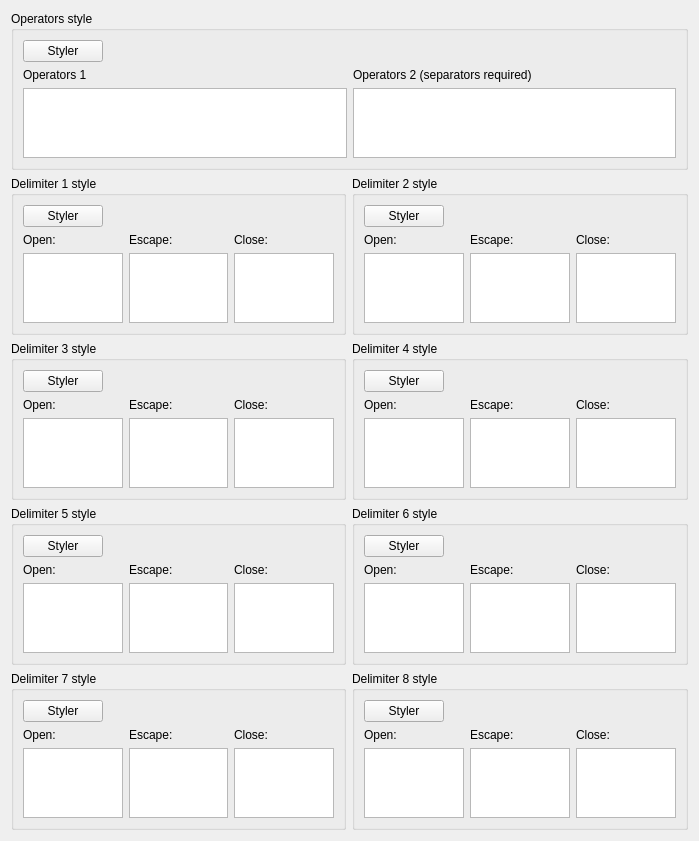
<?xml version="1.0" encoding="UTF-8"?>
<ui version="4.0">
 <class>SymbolStyleDlg</class>
 <widget class="QWidget" name="SymbolStyleDlg">
  <property name="geometry"><rect><x>0</x><y>0</y><width>699</width><height>674</height></rect></property>
  <layout class="QVBoxLayout" name="layout1">
   <item>
    <widget class="QGroupBox" name="operatorDescgroupStatic">
     <property name="nppId" stdset="0"><number>24101</number></property>
     <property name="title"><string>Operators style</string></property>
     <layout class="QVBoxLayout" name="layout2">
      <item>
       <layout class="QHBoxLayout" name="layout3">
        <item>
         <widget class="QPushButton" name="operatorStyler">
          <property name="nppId" stdset="0"><number>24113</number></property>
          <property name="text"><string>Styler</string></property>
          <property name="autoDefault"><bool>false</bool></property>
         </widget>
        </item>
        <item>
         <spacer name="spacer4">
          <property name="orientation"><enum>Qt::Horizontal</enum></property>
          <property name="sizeType"><enum>QSizePolicy::Expanding</enum></property>
          <property name="sizeHint" stdset="0"><size><width>0</width><height>0</height></size></property>
         </spacer>
        </item>
       </layout>
      </item>
      <item>
       <layout class="QGridLayout" name="layout5">
        <item row="0" column="0">
         <widget class="QLabel" name="operator1Static">
          <property name="nppId" stdset="0"><number>24116</number></property>
          <property name="text"><string>Operators 1</string></property>
         </widget>
        </item>
        <item row="0" column="1">
         <widget class="QLabel" name="operator2Static">
          <property name="nppId" stdset="0"><number>24117</number></property>
          <property name="text"><string>Operators 2 (separators required)</string></property>
         </widget>
        </item>
        <item row="1" column="0">
         <widget class="QPlainTextEdit" name="operator1Edit">
          <property name="nppId" stdset="0"><number>24114</number></property>
          <property name="tabChangesFocus"><bool>true</bool></property>
         </widget>
        </item>
        <item row="1" column="1">
         <widget class="QPlainTextEdit" name="operator2Edit">
          <property name="nppId" stdset="0"><number>24115</number></property>
          <property name="tabChangesFocus"><bool>true</bool></property>
         </widget>
        </item>
       </layout>
      </item>
     </layout>
    </widget>
   </item>
   <item>
    <layout class="QGridLayout" name="layout6">
     <item row="0" column="0">
      <widget class="QGroupBox" name="delimiter1DescgroupStatic">
       <property name="nppId" stdset="0"><number>24201</number></property>
       <property name="title"><string>Delimiter 1 style</string></property>
       <layout class="QVBoxLayout" name="layout7">
        <item>
         <layout class="QHBoxLayout" name="layout8">
          <item>
           <widget class="QPushButton" name="delimiter1Styler">
            <property name="nppId" stdset="0"><number>24223</number></property>
            <property name="text"><string>Styler</string></property>
            <property name="autoDefault"><bool>false</bool></property>
           </widget>
          </item>
          <item>
           <spacer name="spacer9">
            <property name="orientation"><enum>Qt::Horizontal</enum></property>
            <property name="sizeType"><enum>QSizePolicy::Expanding</enum></property>
            <property name="sizeHint" stdset="0"><size><width>0</width><height>0</height></size></property>
           </spacer>
          </item>
         </layout>
        </item>
        <item>
         <layout class="QGridLayout" name="layout10">
          <item row="0" column="0">
           <widget class="QLabel" name="delimiter1BoundaryopenStatic">
            <property name="nppId" stdset="0"><number>24220</number></property>
            <property name="text"><string>Open:</string></property>
           </widget>
          </item>
          <item row="0" column="1">
           <widget class="QLabel" name="delimiter1EscapeStatic">
            <property name="nppId" stdset="0"><number>24221</number></property>
            <property name="text"><string>Escape:</string></property>
           </widget>
          </item>
          <item row="0" column="2">
           <widget class="QLabel" name="delimiter1BoundarycloseStatic">
            <property name="nppId" stdset="0"><number>24222</number></property>
            <property name="text"><string>Close:</string></property>
           </widget>
          </item>
          <item row="1" column="0">
           <widget class="QPlainTextEdit" name="delimiter1BoundaryopenEdit">
            <property name="nppId" stdset="0"><number>24217</number></property>
            <property name="tabChangesFocus"><bool>true</bool></property>
           </widget>
          </item>
          <item row="1" column="1">
           <widget class="QPlainTextEdit" name="delimiter1EscapeEdit">
            <property name="nppId" stdset="0"><number>24218</number></property>
            <property name="tabChangesFocus"><bool>true</bool></property>
           </widget>
          </item>
          <item row="1" column="2">
           <widget class="QPlainTextEdit" name="delimiter1BoundarycloseEdit">
            <property name="nppId" stdset="0"><number>24219</number></property>
            <property name="tabChangesFocus"><bool>true</bool></property>
           </widget>
          </item>
         </layout>
        </item>
       </layout>
      </widget>
     </item>
     <item row="0" column="1">
      <widget class="QGroupBox" name="delimiter2DescgroupStatic">
       <property name="nppId" stdset="0"><number>24301</number></property>
       <property name="title"><string>Delimiter 2 style</string></property>
       <layout class="QVBoxLayout" name="layout11">
        <item>
         <layout class="QHBoxLayout" name="layout12">
          <item>
           <widget class="QPushButton" name="delimiter2Styler">
            <property name="nppId" stdset="0"><number>24323</number></property>
            <property name="text"><string>Styler</string></property>
            <property name="autoDefault"><bool>false</bool></property>
           </widget>
          </item>
          <item>
           <spacer name="spacer13">
            <property name="orientation"><enum>Qt::Horizontal</enum></property>
            <property name="sizeType"><enum>QSizePolicy::Expanding</enum></property>
            <property name="sizeHint" stdset="0"><size><width>0</width><height>0</height></size></property>
           </spacer>
          </item>
         </layout>
        </item>
        <item>
         <layout class="QGridLayout" name="layout14">
          <item row="0" column="0">
           <widget class="QLabel" name="delimiter2BoundaryopenStatic">
            <property name="nppId" stdset="0"><number>24320</number></property>
            <property name="text"><string>Open:</string></property>
           </widget>
          </item>
          <item row="0" column="1">
           <widget class="QLabel" name="delimiter2EscapeStatic">
            <property name="nppId" stdset="0"><number>24321</number></property>
            <property name="text"><string>Escape:</string></property>
           </widget>
          </item>
          <item row="0" column="2">
           <widget class="QLabel" name="delimiter2BoundarycloseStatic">
            <property name="nppId" stdset="0"><number>24322</number></property>
            <property name="text"><string>Close:</string></property>
           </widget>
          </item>
          <item row="1" column="0">
           <widget class="QPlainTextEdit" name="delimiter2BoundaryopenEdit">
            <property name="nppId" stdset="0"><number>24317</number></property>
            <property name="tabChangesFocus"><bool>true</bool></property>
           </widget>
          </item>
          <item row="1" column="1">
           <widget class="QPlainTextEdit" name="delimiter2EscapeEdit">
            <property name="nppId" stdset="0"><number>24318</number></property>
            <property name="tabChangesFocus"><bool>true</bool></property>
           </widget>
          </item>
          <item row="1" column="2">
           <widget class="QPlainTextEdit" name="delimiter2BoundarycloseEdit">
            <property name="nppId" stdset="0"><number>24319</number></property>
            <property name="tabChangesFocus"><bool>true</bool></property>
           </widget>
          </item>
         </layout>
        </item>
       </layout>
      </widget>
     </item>
     <item row="1" column="0">
      <widget class="QGroupBox" name="delimiter3DescgroupStatic">
       <property name="nppId" stdset="0"><number>24401</number></property>
       <property name="title"><string>Delimiter 3 style</string></property>
       <layout class="QVBoxLayout" name="layout15">
        <item>
         <layout class="QHBoxLayout" name="layout16">
          <item>
           <widget class="QPushButton" name="delimiter3Styler">
            <property name="nppId" stdset="0"><number>24423</number></property>
            <property name="text"><string>Styler</string></property>
            <property name="autoDefault"><bool>false</bool></property>
           </widget>
          </item>
          <item>
           <spacer name="spacer17">
            <property name="orientation"><enum>Qt::Horizontal</enum></property>
            <property name="sizeType"><enum>QSizePolicy::Expanding</enum></property>
            <property name="sizeHint" stdset="0"><size><width>0</width><height>0</height></size></property>
           </spacer>
          </item>
         </layout>
        </item>
        <item>
         <layout class="QGridLayout" name="layout18">
          <item row="0" column="0">
           <widget class="QLabel" name="delimiter3BoundaryopenStatic">
            <property name="nppId" stdset="0"><number>24420</number></property>
            <property name="text"><string>Open:</string></property>
           </widget>
          </item>
          <item row="0" column="1">
           <widget class="QLabel" name="delimiter3EscapeStatic">
            <property name="nppId" stdset="0"><number>24421</number></property>
            <property name="text"><string>Escape:</string></property>
           </widget>
          </item>
          <item row="0" column="2">
           <widget class="QLabel" name="delimiter3BoundarycloseStatic">
            <property name="nppId" stdset="0"><number>24422</number></property>
            <property name="text"><string>Close:</string></property>
           </widget>
          </item>
          <item row="1" column="0">
           <widget class="QPlainTextEdit" name="delimiter3BoundaryopenEdit">
            <property name="nppId" stdset="0"><number>24417</number></property>
            <property name="tabChangesFocus"><bool>true</bool></property>
           </widget>
          </item>
          <item row="1" column="1">
           <widget class="QPlainTextEdit" name="delimiter3EscapeEdit">
            <property name="nppId" stdset="0"><number>24418</number></property>
            <property name="tabChangesFocus"><bool>true</bool></property>
           </widget>
          </item>
          <item row="1" column="2">
           <widget class="QPlainTextEdit" name="delimiter3BoundarycloseEdit">
            <property name="nppId" stdset="0"><number>24419</number></property>
            <property name="tabChangesFocus"><bool>true</bool></property>
           </widget>
          </item>
         </layout>
        </item>
       </layout>
      </widget>
     </item>
     <item row="1" column="1">
      <widget class="QGroupBox" name="delimiter4DescgroupStatic">
       <property name="nppId" stdset="0"><number>24451</number></property>
       <property name="title"><string>Delimiter 4 style</string></property>
       <layout class="QVBoxLayout" name="layout19">
        <item>
         <layout class="QHBoxLayout" name="layout20">
          <item>
           <widget class="QPushButton" name="delimiter4Styler">
            <property name="nppId" stdset="0"><number>24473</number></property>
            <property name="text"><string>Styler</string></property>
            <property name="autoDefault"><bool>false</bool></property>
           </widget>
          </item>
          <item>
           <spacer name="spacer21">
            <property name="orientation"><enum>Qt::Horizontal</enum></property>
            <property name="sizeType"><enum>QSizePolicy::Expanding</enum></property>
            <property name="sizeHint" stdset="0"><size><width>0</width><height>0</height></size></property>
           </spacer>
          </item>
         </layout>
        </item>
        <item>
         <layout class="QGridLayout" name="layout22">
          <item row="0" column="0">
           <widget class="QLabel" name="delimiter4BoundaryopenStatic">
            <property name="nppId" stdset="0"><number>24470</number></property>
            <property name="text"><string>Open:</string></property>
           </widget>
          </item>
          <item row="0" column="1">
           <widget class="QLabel" name="delimiter4EscapeStatic">
            <property name="nppId" stdset="0"><number>24471</number></property>
            <property name="text"><string>Escape:</string></property>
           </widget>
          </item>
          <item row="0" column="2">
           <widget class="QLabel" name="delimiter4BoundarycloseStatic">
            <property name="nppId" stdset="0"><number>24472</number></property>
            <property name="text"><string>Close:</string></property>
           </widget>
          </item>
          <item row="1" column="0">
           <widget class="QPlainTextEdit" name="delimiter4BoundaryopenEdit">
            <property name="nppId" stdset="0"><number>24467</number></property>
            <property name="tabChangesFocus"><bool>true</bool></property>
           </widget>
          </item>
          <item row="1" column="1">
           <widget class="QPlainTextEdit" name="delimiter4EscapeEdit">
            <property name="nppId" stdset="0"><number>24468</number></property>
            <property name="tabChangesFocus"><bool>true</bool></property>
           </widget>
          </item>
          <item row="1" column="2">
           <widget class="QPlainTextEdit" name="delimiter4BoundarycloseEdit">
            <property name="nppId" stdset="0"><number>24469</number></property>
            <property name="tabChangesFocus"><bool>true</bool></property>
           </widget>
          </item>
         </layout>
        </item>
       </layout>
      </widget>
     </item>
     <item row="2" column="0">
      <widget class="QGroupBox" name="delimiter5DescgroupStatic">
       <property name="nppId" stdset="0"><number>24501</number></property>
       <property name="title"><string>Delimiter 5 style</string></property>
       <layout class="QVBoxLayout" name="layout23">
        <item>
         <layout class="QHBoxLayout" name="layout24">
          <item>
           <widget class="QPushButton" name="delimiter5Styler">
            <property name="nppId" stdset="0"><number>24523</number></property>
            <property name="text"><string>Styler</string></property>
            <property name="autoDefault"><bool>false</bool></property>
           </widget>
          </item>
          <item>
           <spacer name="spacer25">
            <property name="orientation"><enum>Qt::Horizontal</enum></property>
            <property name="sizeType"><enum>QSizePolicy::Expanding</enum></property>
            <property name="sizeHint" stdset="0"><size><width>0</width><height>0</height></size></property>
           </spacer>
          </item>
         </layout>
        </item>
        <item>
         <layout class="QGridLayout" name="layout26">
          <item row="0" column="0">
           <widget class="QLabel" name="delimiter5BoundaryopenStatic">
            <property name="nppId" stdset="0"><number>24520</number></property>
            <property name="text"><string>Open:</string></property>
           </widget>
          </item>
          <item row="0" column="1">
           <widget class="QLabel" name="delimiter5EscapeStatic">
            <property name="nppId" stdset="0"><number>24521</number></property>
            <property name="text"><string>Escape:</string></property>
           </widget>
          </item>
          <item row="0" column="2">
           <widget class="QLabel" name="delimiter5BoundarycloseStatic">
            <property name="nppId" stdset="0"><number>24522</number></property>
            <property name="text"><string>Close:</string></property>
           </widget>
          </item>
          <item row="1" column="0">
           <widget class="QPlainTextEdit" name="delimiter5BoundaryopenEdit">
            <property name="nppId" stdset="0"><number>24517</number></property>
            <property name="tabChangesFocus"><bool>true</bool></property>
           </widget>
          </item>
          <item row="1" column="1">
           <widget class="QPlainTextEdit" name="delimiter5EscapeEdit">
            <property name="nppId" stdset="0"><number>24518</number></property>
            <property name="tabChangesFocus"><bool>true</bool></property>
           </widget>
          </item>
          <item row="1" column="2">
           <widget class="QPlainTextEdit" name="delimiter5BoundarycloseEdit">
            <property name="nppId" stdset="0"><number>24519</number></property>
            <property name="tabChangesFocus"><bool>true</bool></property>
           </widget>
          </item>
         </layout>
        </item>
       </layout>
      </widget>
     </item>
     <item row="2" column="1">
      <widget class="QGroupBox" name="delimiter6DescgroupStatic">
       <property name="nppId" stdset="0"><number>24551</number></property>
       <property name="title"><string>Delimiter 6 style</string></property>
       <layout class="QVBoxLayout" name="layout27">
        <item>
         <layout class="QHBoxLayout" name="layout28">
          <item>
           <widget class="QPushButton" name="delimiter6Styler">
            <property name="nppId" stdset="0"><number>24573</number></property>
            <property name="text"><string>Styler</string></property>
            <property name="autoDefault"><bool>false</bool></property>
           </widget>
          </item>
          <item>
           <spacer name="spacer29">
            <property name="orientation"><enum>Qt::Horizontal</enum></property>
            <property name="sizeType"><enum>QSizePolicy::Expanding</enum></property>
            <property name="sizeHint" stdset="0"><size><width>0</width><height>0</height></size></property>
           </spacer>
          </item>
         </layout>
        </item>
        <item>
         <layout class="QGridLayout" name="layout30">
          <item row="0" column="0">
           <widget class="QLabel" name="delimiter6BoundaryopenStatic">
            <property name="nppId" stdset="0"><number>24570</number></property>
            <property name="text"><string>Open:</string></property>
           </widget>
          </item>
          <item row="0" column="1">
           <widget class="QLabel" name="delimiter6EscapeStatic">
            <property name="nppId" stdset="0"><number>24571</number></property>
            <property name="text"><string>Escape:</string></property>
           </widget>
          </item>
          <item row="0" column="2">
           <widget class="QLabel" name="delimiter6BoundarycloseStatic">
            <property name="nppId" stdset="0"><number>24572</number></property>
            <property name="text"><string>Close:</string></property>
           </widget>
          </item>
          <item row="1" column="0">
           <widget class="QPlainTextEdit" name="delimiter6BoundaryopenEdit">
            <property name="nppId" stdset="0"><number>24567</number></property>
            <property name="tabChangesFocus"><bool>true</bool></property>
           </widget>
          </item>
          <item row="1" column="1">
           <widget class="QPlainTextEdit" name="delimiter6EscapeEdit">
            <property name="nppId" stdset="0"><number>24568</number></property>
            <property name="tabChangesFocus"><bool>true</bool></property>
           </widget>
          </item>
          <item row="1" column="2">
           <widget class="QPlainTextEdit" name="delimiter6BoundarycloseEdit">
            <property name="nppId" stdset="0"><number>24569</number></property>
            <property name="tabChangesFocus"><bool>true</bool></property>
           </widget>
          </item>
         </layout>
        </item>
       </layout>
      </widget>
     </item>
     <item row="3" column="0">
      <widget class="QGroupBox" name="delimiter7DescgroupStatic">
       <property name="nppId" stdset="0"><number>24601</number></property>
       <property name="title"><string>Delimiter 7 style</string></property>
       <layout class="QVBoxLayout" name="layout31">
        <item>
         <layout class="QHBoxLayout" name="layout32">
          <item>
           <widget class="QPushButton" name="delimiter7Styler">
            <property name="nppId" stdset="0"><number>24623</number></property>
            <property name="text"><string>Styler</string></property>
            <property name="autoDefault"><bool>false</bool></property>
           </widget>
          </item>
          <item>
           <spacer name="spacer33">
            <property name="orientation"><enum>Qt::Horizontal</enum></property>
            <property name="sizeType"><enum>QSizePolicy::Expanding</enum></property>
            <property name="sizeHint" stdset="0"><size><width>0</width><height>0</height></size></property>
           </spacer>
          </item>
         </layout>
        </item>
        <item>
         <layout class="QGridLayout" name="layout34">
          <item row="0" column="0">
           <widget class="QLabel" name="delimiter7BoundaryopenStatic">
            <property name="nppId" stdset="0"><number>24620</number></property>
            <property name="text"><string>Open:</string></property>
           </widget>
          </item>
          <item row="0" column="1">
           <widget class="QLabel" name="delimiter7EscapeStatic">
            <property name="nppId" stdset="0"><number>24621</number></property>
            <property name="text"><string>Escape:</string></property>
           </widget>
          </item>
          <item row="0" column="2">
           <widget class="QLabel" name="delimiter7BoundarycloseStatic">
            <property name="nppId" stdset="0"><number>24622</number></property>
            <property name="text"><string>Close:</string></property>
           </widget>
          </item>
          <item row="1" column="0">
           <widget class="QPlainTextEdit" name="delimiter7BoundaryopenEdit">
            <property name="nppId" stdset="0"><number>24617</number></property>
            <property name="tabChangesFocus"><bool>true</bool></property>
           </widget>
          </item>
          <item row="1" column="1">
           <widget class="QPlainTextEdit" name="delimiter7EscapeEdit">
            <property name="nppId" stdset="0"><number>24618</number></property>
            <property name="tabChangesFocus"><bool>true</bool></property>
           </widget>
          </item>
          <item row="1" column="2">
           <widget class="QPlainTextEdit" name="delimiter7BoundarycloseEdit">
            <property name="nppId" stdset="0"><number>24619</number></property>
            <property name="tabChangesFocus"><bool>true</bool></property>
           </widget>
          </item>
         </layout>
        </item>
       </layout>
      </widget>
     </item>
     <item row="3" column="1">
      <widget class="QGroupBox" name="delimiter8DescgroupStatic">
       <property name="nppId" stdset="0"><number>24651</number></property>
       <property name="title"><string>Delimiter 8 style</string></property>
       <layout class="QVBoxLayout" name="layout35">
        <item>
         <layout class="QHBoxLayout" name="layout36">
          <item>
           <widget class="QPushButton" name="delimiter8Styler">
            <property name="nppId" stdset="0"><number>24673</number></property>
            <property name="text"><string>Styler</string></property>
            <property name="autoDefault"><bool>false</bool></property>
           </widget>
          </item>
          <item>
           <spacer name="spacer37">
            <property name="orientation"><enum>Qt::Horizontal</enum></property>
            <property name="sizeType"><enum>QSizePolicy::Expanding</enum></property>
            <property name="sizeHint" stdset="0"><size><width>0</width><height>0</height></size></property>
           </spacer>
          </item>
         </layout>
        </item>
        <item>
         <layout class="QGridLayout" name="layout38">
          <item row="0" column="0">
           <widget class="QLabel" name="delimiter8BoundaryopenStatic">
            <property name="nppId" stdset="0"><number>24670</number></property>
            <property name="text"><string>Open:</string></property>
           </widget>
          </item>
          <item row="0" column="1">
           <widget class="QLabel" name="delimiter8EscapeStatic">
            <property name="nppId" stdset="0"><number>24671</number></property>
            <property name="text"><string>Escape:</string></property>
           </widget>
          </item>
          <item row="0" column="2">
           <widget class="QLabel" name="delimiter8BoundarycloseStatic">
            <property name="nppId" stdset="0"><number>24672</number></property>
            <property name="text"><string>Close:</string></property>
           </widget>
          </item>
          <item row="1" column="0">
           <widget class="QPlainTextEdit" name="delimiter8BoundaryopenEdit">
            <property name="nppId" stdset="0"><number>24667</number></property>
            <property name="tabChangesFocus"><bool>true</bool></property>
           </widget>
          </item>
          <item row="1" column="1">
           <widget class="QPlainTextEdit" name="delimiter8EscapeEdit">
            <property name="nppId" stdset="0"><number>24668</number></property>
            <property name="tabChangesFocus"><bool>true</bool></property>
           </widget>
          </item>
          <item row="1" column="2">
           <widget class="QPlainTextEdit" name="delimiter8BoundarycloseEdit">
            <property name="nppId" stdset="0"><number>24669</number></property>
            <property name="tabChangesFocus"><bool>true</bool></property>
           </widget>
          </item>
         </layout>
        </item>
       </layout>
      </widget>
     </item>
    </layout>
   </item>
   <item>
    <spacer name="spacer39">
     <property name="orientation"><enum>Qt::Vertical</enum></property>
     <property name="sizeType"><enum>QSizePolicy::Expanding</enum></property>
     <property name="sizeHint" stdset="0"><size><width>0</width><height>0</height></size></property>
    </spacer>
   </item>
  </layout>
 </widget>
 <resources/>
 <connections/>
</ui>
